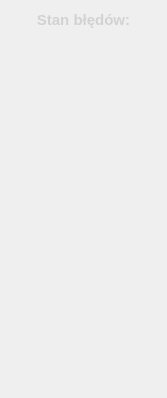
<?xml version="1.0" encoding="UTF-8"?>
<ui version="4.0">
 <class>MalfunctionWidget</class>
 <widget class="QWidget" name="MalfunctionWidget">
  <property name="geometry">
   <rect>
    <x>0</x>
    <y>0</y>
    <width>167</width>
    <height>398</height>
   </rect>
  </property>
  <property name="windowTitle">
   <string>Form</string>
  </property>
  <layout class="QVBoxLayout" name="mainLayout" stretch="0,1">
   <property name="spacing">
    <number>4</number>
   </property>
   <item alignment="Qt::AlignTop">
    <widget class="QLabel" name="label">
     <property name="styleSheet">
      <string notr="true">font-size: 15px;
font-weight: 500;
color: rgb(210, 210, 210)</string>
     </property>
     <property name="text">
      <string>Stan błędów:</string>
     </property>
     <property name="alignment">
      <set>Qt::AlignCenter</set>
     </property>
    </widget>
   </item>
   <item alignment="Qt::AlignTop">
    <widget class="QWidget" name="contentWidget" native="true">
     <layout class="QVBoxLayout" name="contentLayout">
      <property name="spacing">
       <number>3</number>
      </property>
     </layout>
    </widget>
   </item>
  </layout>
 </widget>
 <resources/>
 <connections/>
</ui>
